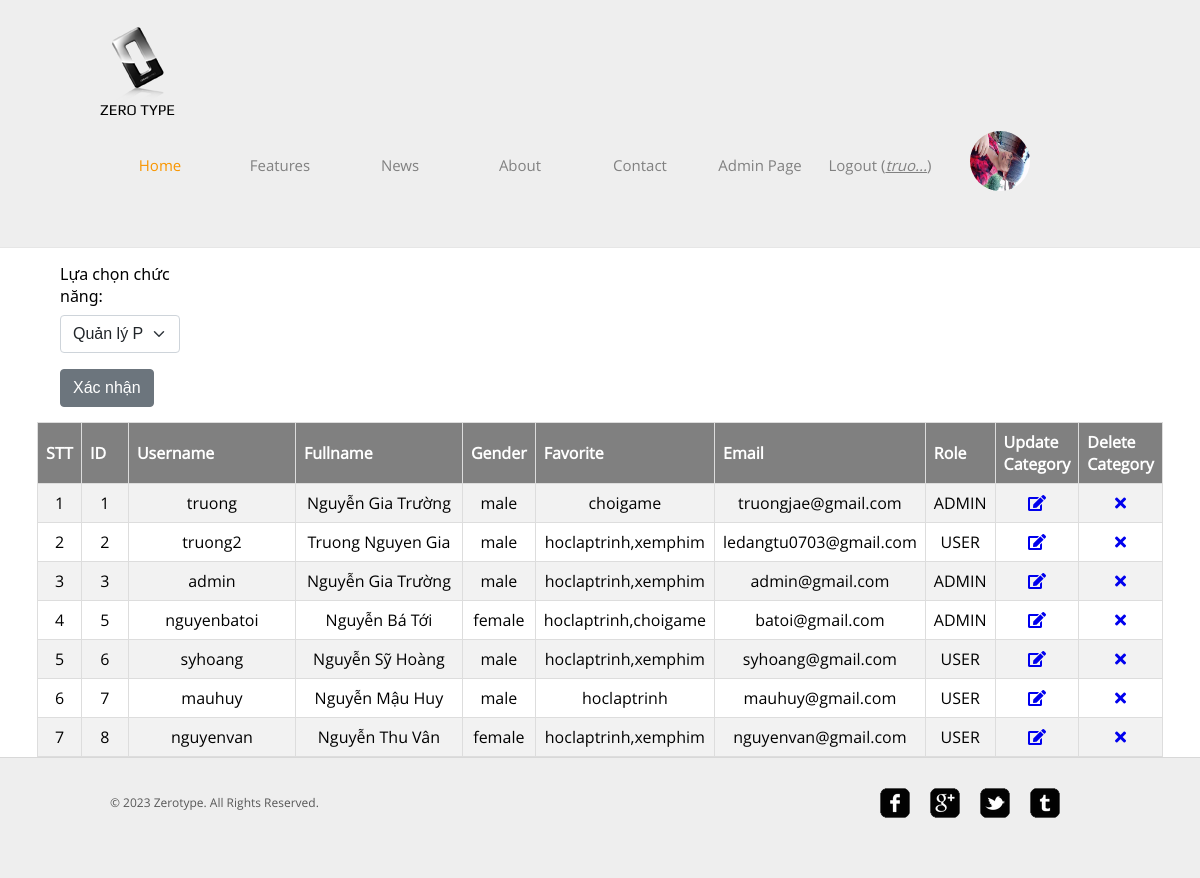
Page /user/user.php (signed in) on the committed database.
### tables this page shows
CREATE TABLE `user` (
  `id` int(11) NOT NULL,
  `email` varchar(100) NOT NULL,
  `username` varchar(100) NOT NULL,
  `password` varchar(100) NOT NULL,
  `avatar` varchar(255) NOT NULL,
  `fullname` varchar(255) NOT NULL,
  `gender` varchar(6) NOT NULL,
  `favorite` varchar(255) NOT NULL,
  `role` varchar(5) NOT NULL
);

### controll.php (called while the page is built, shortened)
<?php
include('connect.php');
class AbstractQuery{
    public function convertShortContent($content){
        return strlen($content) < 4 ? $content : substr($content,0,4)."...";
    }
    public function loginGetValue($username,$password){
        global $conn;
        $sql="select * from user where username = '$username' and password = '$password'";
        $run = mysqli_query($conn,$sql);
        return $run;
    }
    public function loginWithCookie(){
        if(isset($_COOKIE['username']) && isset($_COOKIE['password'])) {
            $username= $_COOKIE['username'];
            $password= $_COOKIE['password'];
            $run = $this->loginGetValue($username,$password);
            return $run->num_rows > 0 ? $run : null;
        }
        return null;
    }
    public function getAllUser(){
        global $conn;
        $sql="select * from user";
        $run = mysqli_query($conn,$sql);
        return $run;
    }
}
?>

### filteradmin.php (called while the page is built, shortened)
<?php
$query = new AbstractQuery();
?>

### user/user.php (the view, shortened to what this page needs)
<!DOCTYPE HTML>
<html>
<head>
	<link rel="stylesheet" href="https://pro.fontawesome.com/releases/v5.15.4/css/all.css">
	<link rel="stylesheet" href="../css/style.css" type="text/css">
	<link rel="stylesheet" href="../css/style2.css" type="text/css">
	<link rel="stylesheet" href="../css/styleform.css" type="text/css">
</head>
<body>
	<div id="header">
		<div>
			<div class="logo">
				<a href="/zerotype/index.php">Zero Type</a>
			</div>
			<ul id="navigation">
				<li class="active">
					<a href="/zerotype/index.php">Home</a>
				</li>
				<li>
					<a href="/zerotype/features.php">Features</a>
				</li>
				<li>
					<a href="/zerotype/news.php">News</a>
				</li>
				<li>
					<a href="/zerotype/about.php">About</a>
				</li>
				<li>
					<a href="/zerotype/contact.php">Contact</a>
				</li>
				<?php
				include("../filterwithcookie.php");
				include("../filteradmin.php");
				?>
				<li>
				<div class="avatar">
                    <?php
                    global $query;
                    $run = $query->loginGetValue($_COOKIE['username'],$_COOKIE['password']);
                        if($run->num_rows > 0){
                            $row = $run->fetch_assoc();
                            echo "<a href='/zerotype/profile/updateProfile.php'><img src=../".$row['avatar']." width='60' height='60' style='border-radius:50%;'></a>";
                        }
                    ?>
				</div>
				</li>
			</ul>
		</div>
	</div>
		<div class="menu-choice">
			<form style="width:10%; margin:15px 5%;" method="POST" enctype="multipart/form-data" id="HDpro">
				<label>Lựa chọn chức năng: </label>
				<select class="form-select" class="form-control" name="manager_choice">
					<option selected value="managePost">Quản lý Post<a href="/zerotype/post/addPost.php"><i class="fas fa-plus"></i></a></option>
				</select>
				<input type="submit"name="submit_manager_choice" value="Xác nhận">
			</form>
		</div>
			<table id="user">
					<tr>
						<th>STT</th>
						<th style="min-width:30px">ID</th>
						<th style="min-width:150px">Username</th>
						<th style="min-width:150px">Fullname</th>
						<th>Gender</th>
						<th>Favorite</th>
						<th>Email</th>
						<th>Role</th>
                        <th>Update Category</th>
						<th>Delete Category</th>
					</tr>
					<?php
						global $query;
						$users = $query->getAllUser();
						$i=1;
						foreach($users as $user){
					?>
					<tr>
						<td><?php echo $i++ ?></td>
						<td><?php echo $user['id'] ?></td>
						<td><?php echo $user['username'] ?></td>
						<td><?php echo $user['fullname'] ?></td>
						<td><?php echo $user['gender'] ?></td>
						<td><?php echo $user['favorite'] ?></td>
						<td><?php echo $user['email'] ?></td>
						<td><?php echo $user['role'] ?></td>
						<td><a href="/zerotype/user/updateUser.php?id=<?php echo $user['id'] ?>" ><i class="fas fa-edit"></i></a></td>
						<td><a href="/zerotype/user/deleteUser.php?id=<?php echo $user['id'] ?>" onclick="return confirm('Bạn có muốn xóa không?');"><i class="fas fa-times"></i></a></td>
					</tr>
					<?php } ?>
			</table>
	<div id="footer">
		<div class="clearfix">
			<div id="connect">
				<a href="http://freewebsitetemplates.com/go/facebook/" target="_blank" class="facebook"></a><a href="http://freewebsitetemplates.com/go/googleplus/" target="_blank" class="googleplus"></a><a href="http://freewebsitetemplates.com/go/twitter/" target="_blank" class="twitter"></a><a href="http://www.freewebsitetemplates.com/misc/contact/" target="_blank" class="tumbler"></a>
			</div>
			<p>
				© 2023 Zerotype. All Rights Reserved.
			</p>
		</div>
	</div>
</body>
</html>

### filterwithcookie.php
<?php
include("controll.php");
$query = new AbstractQuery();
$checkCookie = $query->loginWithCookie();
if($checkCookie != null){
    while($row = $checkCookie->fetch_assoc()) {
        if($row['role']=="ADMIN"){
            echo '<li>
            <a href="/zerotype/admin.php">Admin Page</a>
            </li>';
        }
        echo '<li>
        <a href="/zerotype/logoutcookie.php">Logout (<u><i>'.$query->convertShortContent($row['username']).'</i></u>)</a>
        </li>
        <style>
        #register,#login{
            display: none;
        }
        </style>';
        break;
    }
}
else
    header('Location: login.php');
?>

### css/style.css (style rules this page uses)
body { background-color: #fff; font-family: 'OpenSans'; margin: 0; }
img { border: 0; }
.clearfix:after, #contents:after { clear: both; content: ""; display: block; height: 1%; line-height: 0; visibility: hidden; }
#header { background-color: #eee; border-bottom: 1px solid #e6e6e6; padding: 27px 0; }
#header>div, #footer>div { width: 920px; margin: 0 auto; padding: 0 20px; }
#header .logo { float: left; margin-right: 20px; }
#header .logo a { background: url(../images/logo.png) no-repeat center top; color: #000; display: block; font: 15px/30px 'Play'; height: 20px; width: 76px; padding-top: 68px; text-decoration: none; text-transform: uppercase; }
#navigation { display: inline-block; list-style: none; line-height: 100px; margin: 0; padding: 0; }
#navigation li { float: left; width: 160px; text-align: center; }
#navigation li a { color: #818181; font-size: 15px; line-height: 30px; text-decoration: none; }
#navigation li.active a { color: #f99600; }
p { color: #585858; font-size: 16px; line-height: 24px; margin: 0 0 30px; }
#footer { background-color: #eee; border-top: 1px solid #d8d8d8; padding: 30px 0; }
#footer p { font-size: 12px; line-height: 30px; padding-left: 10px; }
#connect { float: right; display: inline-block; margin-right: 30px; }
#connect a { background: url(../images/icons.png) no-repeat; display: inline-block; height: 30px; width: 30px; margin: 0 10px; }
#connect a.googleplus { background-position: 0 -40px; }
#connect a.twitter { background-position: 0 -80px; }
#connect a.tumbler { background-position: 0 -120px; }

### css/style2.css (style rules this page uses)
#navigation li { float: left; width: 120px; text-align: center; }
#header>div, #footer>div { width: 1000px; margin: 0 auto; padding: 0 20px; }

### css/styleform.css (style rules this page uses)
.form-select { display:block;width:100%;padding:.375rem 2.25rem .375rem .75rem;-moz-padding-start:calc(0.75rem - 3px);font-size:1rem;font-weight:400;line-height:1.5;color:#212529;background-color:#fff;background-repeat:no-repeat;background-position:right .75rem center;background-size:16px 12px;border:1px solid #ced4da;border-radius:.25rem;transition:border-color .15s ease-in-out,box-shadow .15s ease-in-out;-webkit-appearance:none;-moz-appearance:none;appearance:none }
#HDpro { font-family:system-ui,-apple-system,"Segoe UI",Roboto,"Helvetica Neue",Arial,"Noto Sans","Liberation Sans",sans-serif,"Apple Color Emoji","Segoe UI Emoji","Segoe UI Symbol","Noto Color Emoji" }
#HDpro label { display:inline-block;margin-bottom:.5rem }
#HDpro input[type="text"],#HDpro input[type="password"],#HDpro input[type="number"],#HDpro input[type="email"],#HDpro input[type="file"],#HDpro select { margin-bottom:1rem }
#HDpro input[type="submit"] { display:inline-block;font-weight:400;line-height:1.5;color:#212529;text-align:center;text-decoration:none;vertical-align:middle;cursor:pointer;-webkit-user-select:none;-moz-user-select:none;user-select:none;background-color:transparent;border:1px solid transparent;padding:.375rem .75rem;font-size:1rem;border-radius:.25rem;transition:color .15s ease-in-out,background-color .15s ease-in-out,border-color .15s ease-in-out,box-shadow .15s ease-in-out;cursor:pointer;color:#fff;background-color:#6c757d;border-color:#6c757d }

### user/user.php (style rules this page uses)
#header>div, #footer>div { width: 1000px; }
.avatar { width: 100%; height: 100px; display: flex; justify-content: center; align-items: center; }
table, th, td { border:1px solid black; text-align: center; }
#user { border-collapse: collapse; width: 50%; margin: 0 auto; }
#user td, #user th { border: 1px solid #ddd; padding: 8px; }
#user tr:nth-child(even) { background-color: #f2f2f2; }
#user th { text-align: left; background-color: grey; color: white; }

### rows in the picture
user: shows "Admin Page", username "truo...", avatar (picture), id "1", username "truong", fullname "Nguyễn Gia Trường", gender "male", favorite "choigame", email "truongjae@gmail.com", role "ADMIN"
user: id "2", username "truong2", fullname "Truong Nguyen Gia", gender "male", favorite "hoclaptrinh,xemphim", email "ledangtu0703@gmail.com", role "USER"
user: id "3", username "admin", fullname "Nguyễn Gia Trường", gender "male", favorite "hoclaptrinh,xemphim", email "admin@gmail.com", role "ADMIN"
user: id "5", username "nguyenbatoi", fullname "Nguyễn Bá Tới", gender "female", favorite "hoclaptrinh,choigame", email "batoi@gmail.com", role "ADMIN"
user: id "6", username "syhoang", fullname "Nguyễn Sỹ Hoàng", gender "male", favorite "hoclaptrinh,xemphim", email "syhoang@gmail.com", role "USER"
user: id "7", username "mauhuy", fullname "Nguyễn Mậu Huy", gender "male", favorite "hoclaptrinh", email "mauhuy@gmail.com", role "USER"
user: id "8", username "nguyenvan", fullname "Nguyễn Thu Vân", gender "female", favorite "hoclaptrinh,xemphim", email "nguyenvan@gmail.com", role "USER"
